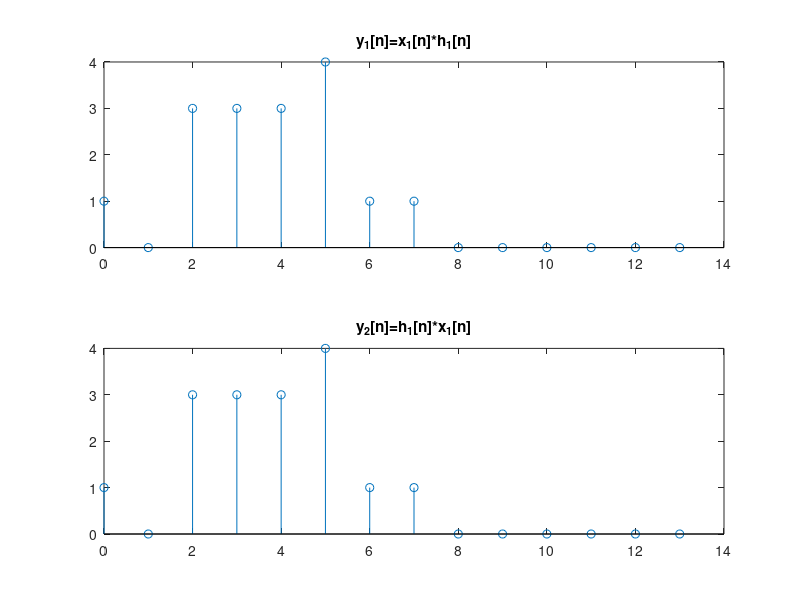

MATLAB code for this plot:
% Problem 2.4(b)

x1 = [1 1 1 1 0 0 0 0 0 0];
nx1 = 0:1:9;

h1 = [1 -1 3 0 1];
h2 = [0 2 5 4 -1];
nh1 = 0:1:4;

y1 = conv(x1, h1);
y2 = conv(h1, x1);
ny = nh1(1)+nx1(1):1:nh1(end)+nx1(end)

subplot(2,1,1), stem(ny, y1), title("y_1[n]=x_1[n]*h_1[n]");
subplot(2,1,2), stem(ny, y2), title("y_2[n]=h_1[n]*x_1[n]");

saveas(gcf, "P2_4_b_out.png")